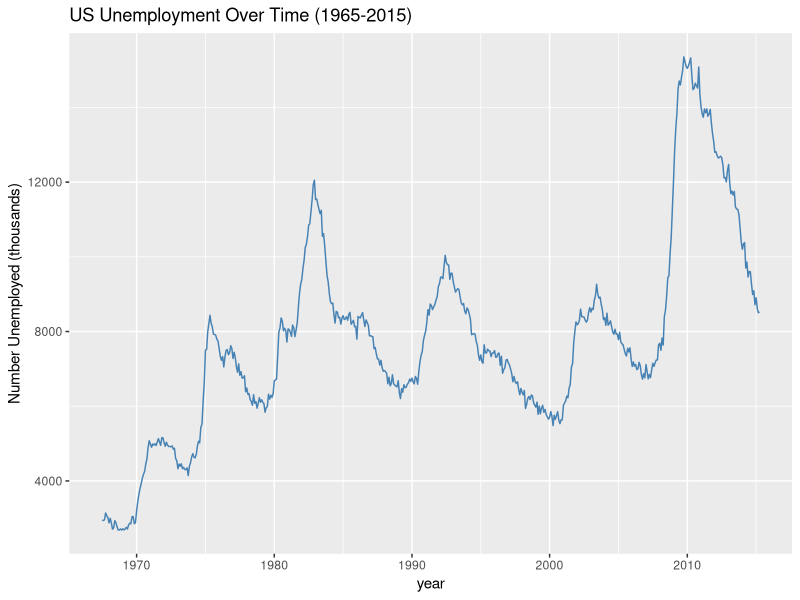
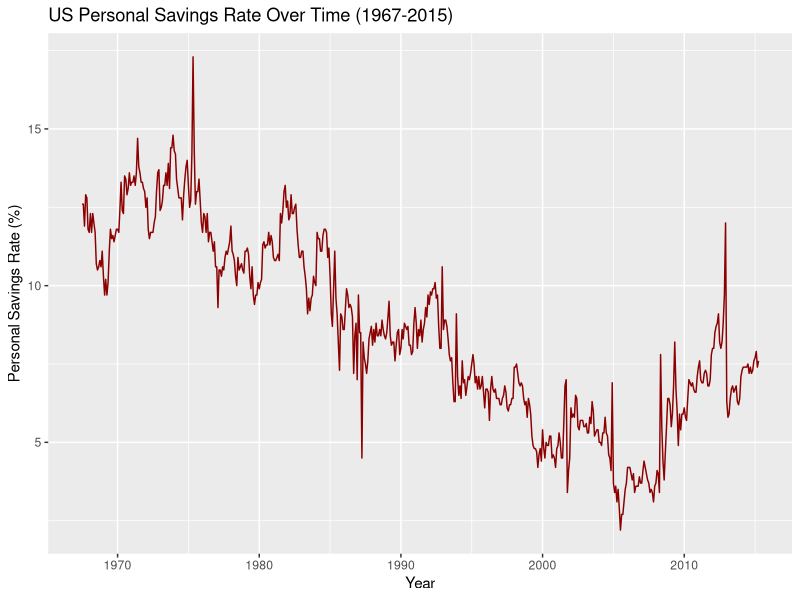
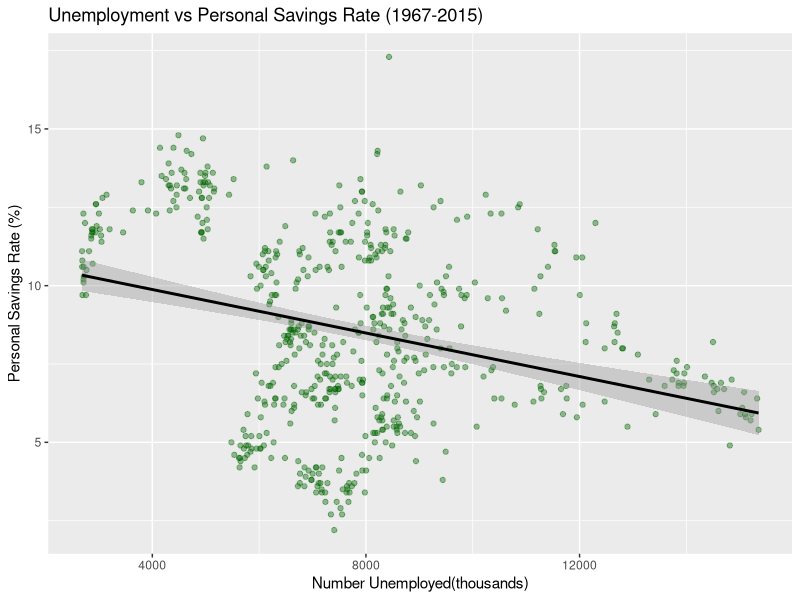

Write R code to recreate these figures, in order.
## ---- chunk 1
knitr::opts_chunk$set(echo = TRUE)
## ---- chunk 2
setwd("C:/Users/kollu/Desktop/statcan-labour-analysis")
library(tidyverse)
data(economics)
glimpse(economics)
## ---- chunk 3
economics %>%
  ggplot(aes(x=date, y=unemploy))+
  geom_line(color= "steelblue")+
  labs(
    title = "US Unemployment Over Time (1965-2015)",
    x="year",
    y="Number Unemployed (thousands)"
  )

cat("
Between 1979 and 1983, US unemployment rose from approximately 6 million to a 
peak of 12 million, representing a doubling of joblessness just over 4 years. 
This period coincided with the Volcker disinflation. This is when the Federal 
Reserve implemented a deliberate policy of raising interest rates to combat 
double digit inflation, which supressed inflation and drove up unemployment. 

The US Unemployment rose sharply from approximately 6 million to over 12 million 
between 2008 and 2010. This spike coincides with the 2008 global financial 
crisis, triggered by the collapse of the US housing market and subsequent 
credit freeze.  
")
## ---- chunk 4
economics %>%
  ggplot(aes(x= date, y=psavert))+
  geom_line(color="darkred")+
  labs(
    title = "US Personal Savings Rate Over Time (1967-2015)",
    x = "Year",
    y= "Personal Savings Rate (%)"
  )

cat("
Between 1985 and 2005, the US personal savings rate declines steadily from 10% 
to near 0%, reaching historic lows. This long run decline is attributed to 
wealth effects from rising asset prices, the expansion of consumer credit, and 
stagnating real wages that forced households to draw down on savings. The brief 
spike around 2008 reflects the well documented phenomenon of precautionary 
saving during economic crises.  
")
## ---- chunk 5
economics %>%
  ggplot(aes(x= unemploy, y = psavert))+
  geom_point(colour = "darkgreen", alpha = 0.4)+
  geom_smooth(method= "lm", colour= "black")+
  labs(
    title= "Unemployment vs Personal Savings Rate (1967-2015)",
    x= "Number Unemployed(thousands)",
    y= "Personal Savings Rate (%)"
)

cat("
The scatter plot reveals a negative linear relationship between unemployment 
and the personal savings rate over the period 1967-2015, as shown by the 
downward-sloping regression line. While one might expect higher unemployment 
rates to increase precautionary saving, the long-run trend suggests that 
sustained joblessness forces households to draw down on savings to meet daily 
living expenses. 

However, the wide dispersion of points around the regression 
line indicate that unemployment alone explains only a modest share of variation 
in savings behaviour, suggesting other factors such as interest rates, wealth 
effects and income effects playing a role.     
")
